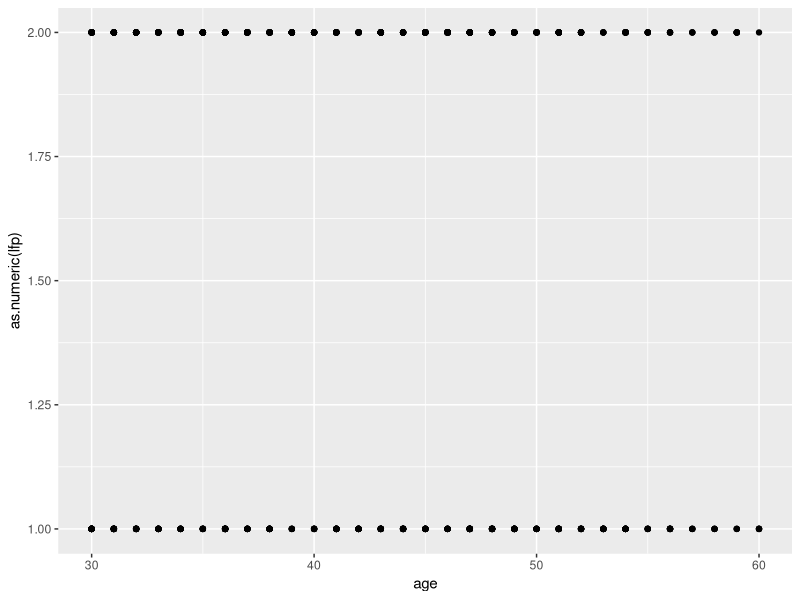

R code for this plot:
## ---- chunk 1
# install.packages("car")
library(car)
library(tidyverse)
head(Mroz, 4)
## ---- chunk 2
fct_count(Mroz$lfp)
levels(Mroz$lfp)
## ---- chunk 3
ggplot(Mroz, aes(x = age, y = as.numeric(lfp))) + geom_point() 
## ---- chunk 4
lg_model <- glm(lfp ~ k5 + k618 + age + wc + hc + lwg + inc, 
family = "binomial", data = Mroz)
## ---- chunk 5
summary(lg_model)
## ---- chunk 6
S(lg_model)
